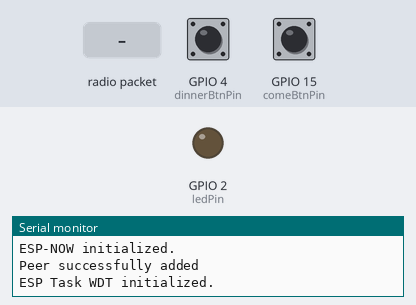
Simulated run of this program. Board: ESP32. Shown: output pins drawn as LEDs (lit = HIGH), the last lines printed to the serial monitor. The inputs (shaded band) are chosen by the test bench; at power-on: GPIO 4 (dinnerBtnPin) HIGH, GPIO 15 (comeBtnPin) HIGH. The audio player accepts every command and is not drawn.

Above: at 1.7 s.
1.8 s: GPIO 4 (dinnerBtnPin) pulled LOW for 0.15 s
At 2.6 s:
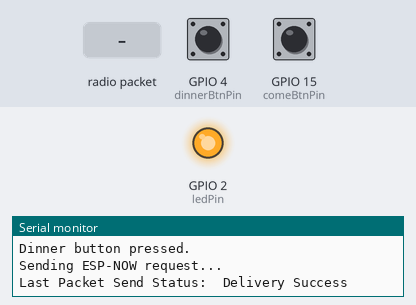
3.4 s: radio packet "yes" arrives
At 4.9 s:
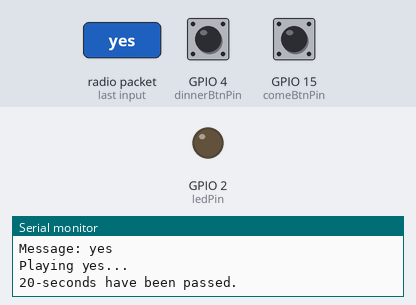
5.9 s: GPIO 15 (comeBtnPin) pulled LOW for 0.15 s
At 6.9 s:
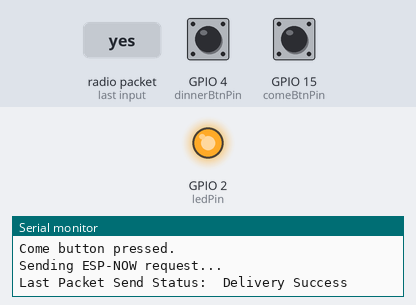
7.5 s: radio packet "wait" arrives
At 9.2 s:
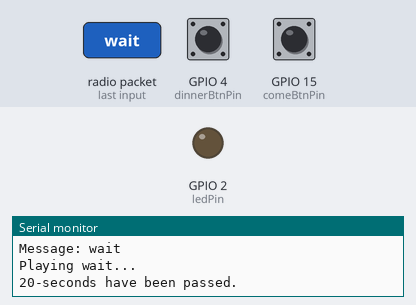
10.0 s: GPIO 4 (dinnerBtnPin) pulled LOW for 1 s
At 11.2 s:
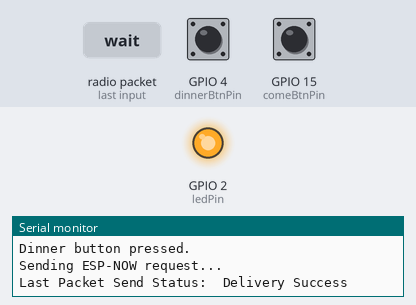
12.5 s: radio packet "no" arrives
At 14.7 s:
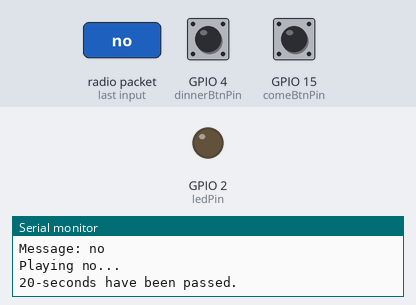
Timing chart, 0 to 16.0 s (numbered marks = the images above; inputs shaded):
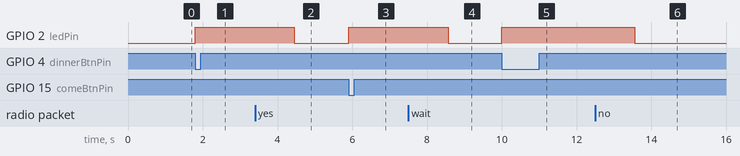

The program:

main.cpp
```cpp
#include <Arduino.h>
#include <DFRobotDFPlayerMini.h>
#include <esp_now.h>
#include <WiFi.h>
#include "esp_task_wdt.h"

// DFPlayer serial
#define FPSerial Serial1
DFRobotDFPlayerMini player;

// LED
const int ledPin = 2;

// Buttons
const int dinnerBtnPin = 4;
const int comeBtnPin = 15;

// Button states
bool dinnerBtnPressed = false;
bool comeBtnPressed = false;

bool dinnerBtnPrev = false;
bool comeBtnPrev = false;

// ESP-NOW
uint8_t peerAddress[] = {0x3c, 0x8a, 0x1f, 0x9d, 0x1e, 0x1c};
bool waitingResponse = false;

// Function declarations
void sendRequest(const char *message);
void onReceive(const uint8_t *macAddr, const uint8_t *data, int len);
void OnDataSent(const uint8_t *mac_addr, esp_now_send_status_t status);
void playYes();
void playWait();
void playNo();
void printDetail(uint8_t type, int value);

void setup() {
  // Initialize serial for debugging and DFPlayer Mini communication
  Serial.begin(115200);
  FPSerial.begin(9600, SERIAL_8N1, /*rx =*/16, /*tx =*/17);

  // Initialize DFPlayer Mini
  Serial.println(F("Initializing DFPlayer ... (May take 3~5 seconds)"));
  if (!player.begin(FPSerial, /*isACK = */true, /*doReset = */false)) {  //Use serial to communicate with mp3.
    Serial.println(F("Unable to begin:"));
    Serial.println(F("1.Please recheck the connection!"));
    Serial.println(F("2.Please insert the SD card!"));
    while(true){
      delay(0); // Code to compatible with ESP8266 watch dog.
    }
  }
  Serial.println(F("DFPlayer Mini online."));
  player.volume(30);

  // Initialize LED
  pinMode(ledPin, OUTPUT);
  Serial.println("Led initialized.");

  // Initialize buttons
  pinMode(dinnerBtnPin, INPUT_PULLUP);
  pinMode(comeBtnPin, INPUT_PULLUP);
  Serial.println("Buttons initialized.");

  // Initialize Wi-Fi in station mode
  WiFi.mode(WIFI_STA);
  if (esp_now_init() != ESP_OK) {
    Serial.println("Error initializing ESP-NOW");
    return;
  }
  Serial.println("ESP-NOW initialized.");

  // Register peer
  esp_now_peer_info_t peerInfo = {};
  memcpy(peerInfo.peer_addr, peerAddress, 6);
  peerInfo.channel = 0;
  peerInfo.encrypt = false;
  if (esp_now_add_peer(&peerInfo) != ESP_OK) {
    Serial.println("Failed to add peer");
    return;
  }
  Serial.println("Peer successfully added");

  // Register callback for receiving data
  esp_now_register_recv_cb(onReceive);
  esp_now_register_send_cb(OnDataSent);

  // Allow operations to block ESP for 21 seconds
  esp_task_wdt_init(21, true);
  Serial.println("ESP Task WDT initialized.");
}

void loop() {
  // Poll buttons
  comeBtnPressed = digitalRead(comeBtnPin) == LOW;
  dinnerBtnPressed = digitalRead(dinnerBtnPin) == LOW;

  // Come button action
  if (comeBtnPressed && !comeBtnPrev) {
    unsigned long int pressTime = millis();
    Serial.println("Come button pressed.");
    sendRequest("come");
    digitalWrite(ledPin, HIGH);

    // Wait 20 seconds for request
    while (millis() - pressTime < 20000) {
      if (waitingResponse){
        delay(0);
      } else {
        break;
      }
    }

    Serial.println("20-seconds have been passed.");
    waitingResponse = false;
    digitalWrite(ledPin, LOW);
  }

  // Dinner button action
  if (dinnerBtnPressed && !dinnerBtnPrev) {
    unsigned long int pressTime = millis();
    Serial.println("Dinner button pressed.");
    sendRequest("dinner");
    digitalWrite(ledPin, HIGH);

    // Wait 20 seconds for request
    while (millis() - pressTime < 20000) {
      if (waitingResponse){
        delay(0);
      } else {
        break;
      }
    }

    Serial.println("20-seconds have been passed.");
    waitingResponse = false;
    digitalWrite(ledPin, LOW);
  }

  // Save button states
  comeBtnPrev = comeBtnPressed;
  dinnerBtnPrev = dinnerBtnPressed;

  // Print DFPlayer status
  if (player.available()) {
    printDetail(player.readType(), player.read()); //Print the detail message from DFPlayer to handle different errors and states.
  }
}

// Send message to second device
void sendRequest(const char *message) {
  Serial.println("Sending ESP-NOW request...");
  waitingResponse = true;
  esp_now_send(peerAddress, (uint8_t *)message, strlen(message));
}

void onReceive(const uint8_t *macAddr, const uint8_t *data, int len) {
  // Get MAC-address
  char macStr[18];
  snprintf(macStr, sizeof(macStr), "%02X:%02X:%02X:%02X:%02X:%02X",
         macAddr[0], macAddr[1], macAddr[2],
         macAddr[3], macAddr[4], macAddr[5]);

  Serial.print("Received message from: ");
  Serial.println(macStr);

  // Get received message
  String message = "";
  for (int i = 0; i < len; i++) {
    message += (char)data[i];
  }

  Serial.print("Message: ");
  Serial.println(message);

  if (message == "yes") {
    Serial.println("Playing yes...");
    playYes();
  } else if (message == "wait") {
    Serial.println("Playing wait...");
    playWait();
  } else if (message == "no") {
    Serial.println("Playing no...");
    playNo();
  } else {
    Serial.println("Wrong messaage.");
  }

  waitingResponse = false;
  digitalWrite(ledPin, LOW);
}

void OnDataSent(const uint8_t *mac_addr, esp_now_send_status_t status) {
  Serial.print("\r\nLast Packet Send Status:\t");
  Serial.println(status == ESP_NOW_SEND_SUCCESS ? "Delivery Success" : "Delivery Fail");
}

void playYes() {
  player.play(1);
  delay(1000);
}

void playWait() {
  player.play(3);
  delay(1000);
}

void playNo() {
  player.play(2);
  delay(1000);
}

void printDetail(uint8_t type, int value){
  switch (type) {
    case TimeOut:
      Serial.println(F("Time Out!"));
      break;
    case WrongStack:
      Serial.println(F("Stack Wrong!"));
      break;
    case DFPlayerCardInserted:
      Serial.println(F("Card Inserted!"));
      break;
    case DFPlayerCardRemoved:
      Serial.println(F("Card Removed!"));
      break;
    case DFPlayerCardOnline:
      Serial.println(F("Card Online!"));
      break;
    case DFPlayerUSBInserted:
      Serial.println("USB Inserted!");
      break;
    case DFPlayerUSBRemoved:
      Serial.println("USB Removed!");
      break;
    case DFPlayerPlayFinished:
      Serial.print(F("Number:"));
      Serial.print(value);
      Serial.println(F(" Play Finished!"));
      break;
    case DFPlayerError:
      Serial.print(F("DFPlayerError:"));
      switch (value) {
        case Busy:
          Serial.println(F("Card not found"));
          break;
        case Sleeping:
          Serial.println(F("Sleeping"));
          break;
        case SerialWrongStack:
          Serial.println(F("Get Wrong Stack"));
          break;
        case CheckSumNotMatch:
          Serial.println(F("Check Sum Not Match"));
          break;
        case FileIndexOut:
          Serial.println(F("File Index Out of Bound"));
          break;
        case FileMismatch:
          Serial.println(F("Cannot Find File"));
          break;
        case Advertise:
          Serial.println(F("In Advertise"));
          break;
        default:
          break;
      }
      break;
    default:
      break;
  }

}
```

Measured:
- after the input at 1.8 s, GPIO 2 (ledPin): LOW → HIGH at once
- after the input at 3.4 s, GPIO 2 (ledPin): HIGH → LOW after 1.0 s
- after the input at 5.9 s, GPIO 2 (ledPin): LOW → HIGH at once
- after the input at 7.5 s, GPIO 2 (ledPin): HIGH → LOW after 1.1 s
- after the input at 10.0 s, GPIO 2 (ledPin): LOW → HIGH at once
- after the input at 12.5 s, GPIO 2 (ledPin): HIGH → LOW after 1.1 s
